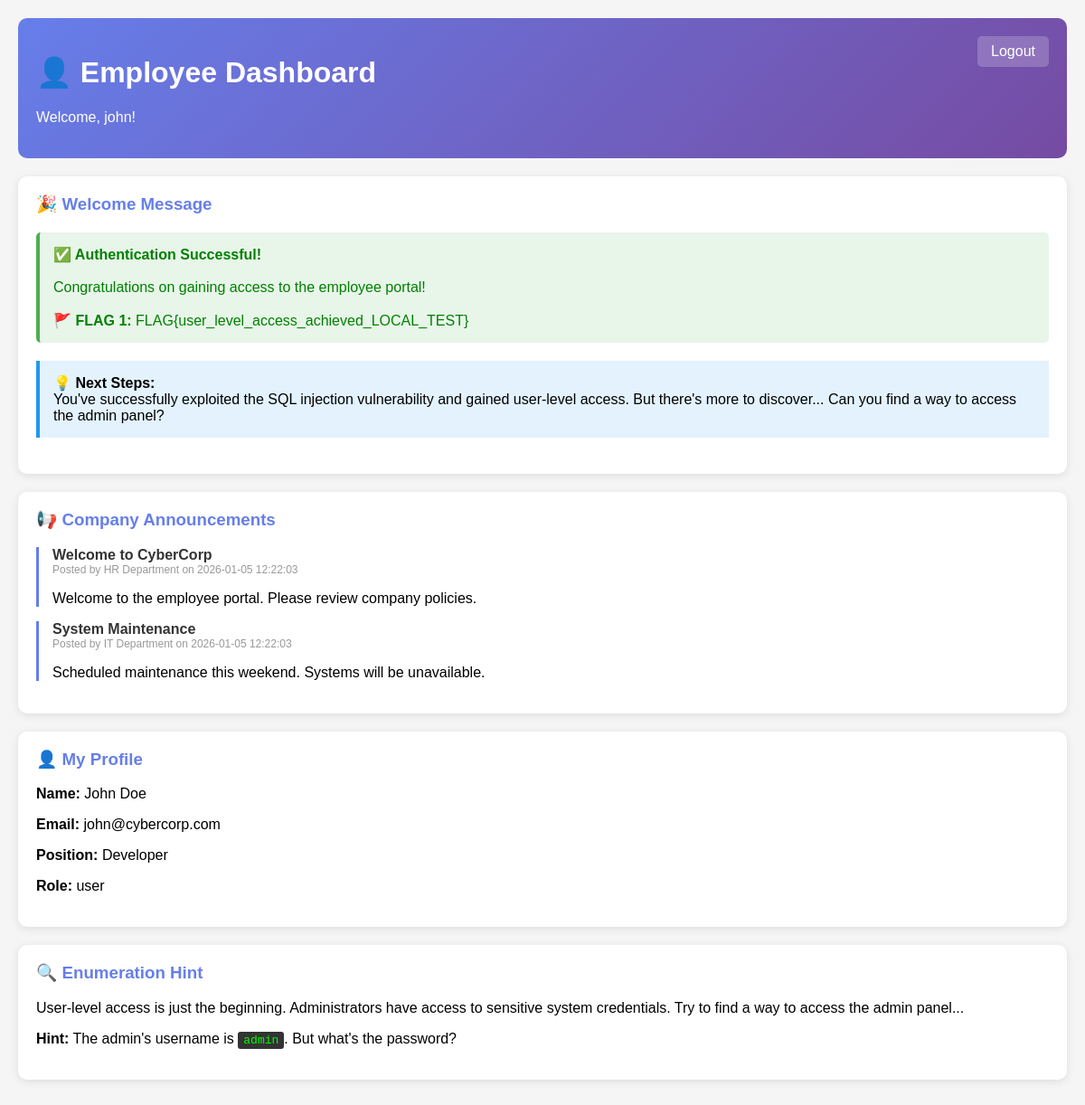
Screenshot of /webapp/dashboard.php (signed in) with the database file from the repository.
### tables this page shows
CREATE TABLE IF NOT EXISTS announcements (
    id INT AUTO_INCREMENT PRIMARY KEY,
    title VARCHAR(255),
    content TEXT,
    posted_by VARCHAR(50),
    posted_date TIMESTAMP DEFAULT CURRENT_TIMESTAMP
);

CREATE TABLE IF NOT EXISTS employees (
    id INT AUTO_INCREMENT PRIMARY KEY,
    username VARCHAR(50) NOT NULL UNIQUE,
    password VARCHAR(255),
    role ENUM('user', 'developer', 'admin') NOT NULL DEFAULT 'user',
    email VARCHAR(100),
    name VARCHAR(100),
    position VARCHAR(50),
    salary DECIMAL(10,2),
    ssn VARCHAR(20)
);

### webapp/dashboard.php (the view, shortened to what this page needs)
<?php
require_once 'config.php';
$user_id = $_SESSION['user_id'];
$username = $_SESSION['username'];
$announcements_query = "SELECT * FROM announcements ORDER BY posted_date DESC LIMIT 5";
$announcements_result = $conn->query($announcements_query);
?>
<!DOCTYPE html>
<html>
<head>
</head>
<body>
    <div class="container">
        <div class="header">
            <a href="logout.php" class="logout">Logout</a>
            <h1>👤 Employee Dashboard</h1>
            <p>Welcome, <?= htmlspecialchars($username) ?>!</p>
        </div>
        <div class="card">
            <h3>🎉 Welcome Message</h3>
            <div class="success">
                <strong>✅ Authentication Successful!</strong><br><br>
                Congratulations on gaining access to the employee portal!<br><br>
                🚩 <strong>FLAG 1:</strong> <?= file_get_contents('/flags/flag1.txt') ?>
            </div>
            <div class="info-box">
                <strong>💡 Next Steps:</strong><br>
                You've successfully exploited the SQL injection vulnerability and gained user-level access.
                But there's more to discover... Can you find a way to access the admin panel?
            </div>
        </div>
        <div class="card">
            <h3>📢 Company Announcements</h3>
            <?php if ($announcements_result && $announcements_result->num_rows > 0): ?>
                <?php while($announcement = $announcements_result->fetch_assoc()): ?>
                    <div class="announcement">
                        <div class="announcement-title"><?= htmlspecialchars($announcement['title']) ?></div>
                        <div class="announcement-meta">
                            Posted by <?= htmlspecialchars($announcement['posted_by']) ?>
                            on <?= htmlspecialchars($announcement['posted_date']) ?>
                        </div>
                        <p><?= htmlspecialchars($announcement['content']) ?></p>
                    </div>
                <?php endwhile; ?>
            <?php else: ?>
                <p>No announcements at this time.</p>
            <?php endif; ?>
        </div>
        <div class="card">
            <h3>👤 My Profile</h3>
            <?php
            $user_query = "SELECT * FROM employees WHERE id = " . $user_id;
            $user_result = $conn->query($user_query);
            if ($user_result && $user_result->num_rows > 0) {
                $user_data = $user_result->fetch_assoc();
            ?>
                <p><strong>Name:</strong> <?= htmlspecialchars($user_data['name']) ?></p>
                <p><strong>Email:</strong> <?= htmlspecialchars($user_data['email']) ?></p>
                <p><strong>Position:</strong> <?= htmlspecialchars($user_data['position']) ?></p>
                <p><strong>Role:</strong> <?= htmlspecialchars($user_data['role']) ?></p>
            <?php } ?>
        </div>
        <div class="card">
            <h3>🔍 Enumeration Hint</h3>
            <p>User-level access is just the beginning. Administrators have access to sensitive
            system credentials. Try to find a way to access the admin panel...</p>
            <p><strong>Hint:</strong> The admin's username is <code>admin</code>. But what's the password?</p>
        </div>
    </div>
</body>
</html>

### webapp/dashboard.php (style rules this page uses)
body { font-family: Arial, sans-serif; background: #f5f5f5; margin: 0; padding: 20px; }
.header { background: linear-gradient(135deg, #667eea 0%, #764ba2 100%); color: white; padding: 20px; border-radius: 10px; margin-bottom: 20px; }
.container { max-width: 1200px; margin: 0 auto; }
.card { background: white; padding: 20px; border-radius: 10px; box-shadow: 0 2px 10px rgba(0,0,0,0.1); margin-bottom: 20px; }
.card h3 { color: #667eea; margin-top: 0; }
.success { color: green; background: #e8f5e9; padding: 15px; border-radius: 5px; margin: 20px 0; border-left: 4px solid #4caf50; }
.announcement { border-left: 3px solid #667eea; padding-left: 15px; margin: 15px 0; }
.announcement-title { font-weight: bold; color: #333; }
.announcement-meta { font-size: 12px; color: #999; }
.logout { float: right; background: rgba(255,255,255,0.2); padding: 8px 15px; border-radius: 5px; text-decoration: none; color: white; }
code { background: #333; color: #0f0; padding: 2px 6px; border-radius: 3px; font-family: monospace; }
.info-box { background: #e3f2fd; border-left: 4px solid #2196f3; padding: 15px; margin: 20px 0; }

### rows the page displays
announcements: title "Welcome to CyberCorp", posted_by "HR Department", posted_date "2026-01-05 12:22:03", content "Welcome to the employee portal. Please review company policies."
announcements: title "System Maintenance", posted_by "IT Department", posted_date "2026-01-05 12:22:03", content "Scheduled maintenance this weekend. Systems will be unavailable."
employees: name "John Doe", email "john@cybercorp.com", position "Developer", role "user"

### other values shown
$username "john"
file_get_contents('/flags/flag1.txt') "FLAG{user_level_access_achieved_LOCAL_TEST}"
